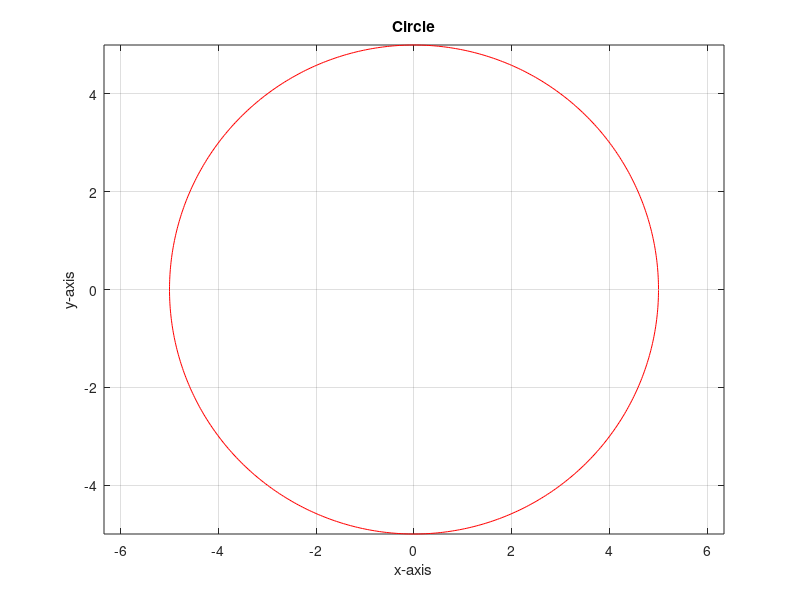

This chart was generated by the following MATLAB code:
r = input('Enter the radius: ');

theta = 0:0.01:2*pi;

x = r * cos(theta);
y = r * sin(theta);

plot(x, y, 'r')
axis equal
grid on

xlabel('x-axis')
ylabel('y-axis')
title('Circle')
